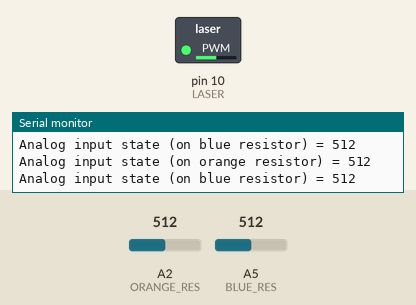
The sketch below on a simulated Arduino Uno, built with avr-gcc and run on an emulated ATmega328P. On the bench: switched loads named in the sketch (green lamp = pin HIGH), the last lines printed to the serial monitor. Inputs (shaded band) come from the test bench; at power-on: A5 (BLUE_RES) = 512, A2 (ORANGE_RES) = 512.

Above: at 1.2 s.
1.3 s: A5 (BLUE_RES) set to 109
At 2.5 s:
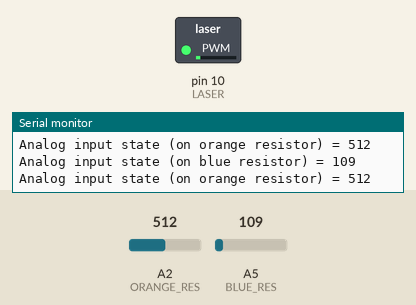
2.8 s: A5 (BLUE_RES) set to 91
At 3.7 s:
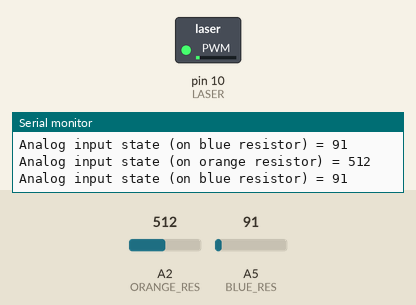
5.8 s: A5 (BLUE_RES) set to 716
At 7.0 s:
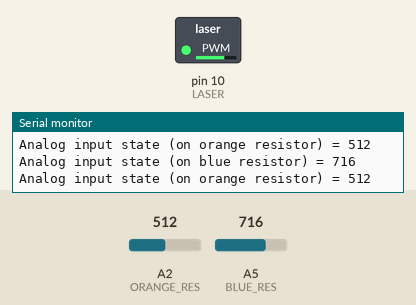
7.3 s: A5 (BLUE_RES) set to 991
At 8.2 s:
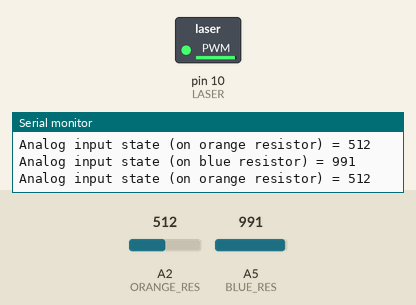
8.8 s: A5 (BLUE_RES) set to 1010
At 9.3 s:
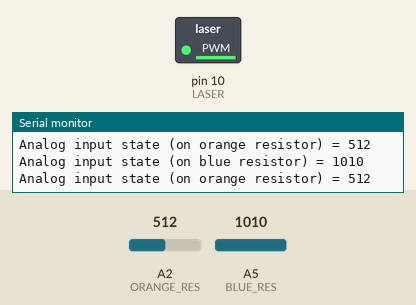
11.8 s: A2 (ORANGE_RES) set to 669
14.8 s: A2 (ORANGE_RES) set to 680
Timing chart, 0 to 17.8 s (numbered marks = the images above; inputs shaded):
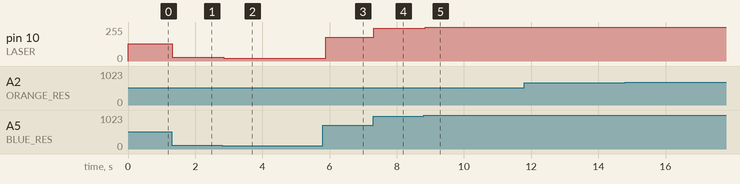

The sketch:

PWM_ControlledVer.ino
```cpp
// !!! https://arduino.ru/Reference/AnalogWrite
// https://arduino-tex.ru/news/33/ky-008-lazernyi-modul-podklyuchenie-k-arduino.html
// https://xn--18-6kcdusowgbt1a4b.xn--p1ai/%D0%BB%D0%B0%D0%B7%D0%B5%D1%80%D0%BD%D1%8B%D0%B9-%D0%BC%D0%BE%D0%B4%D1%83%D0%BB%D1%8C-%D0%B0%D1%80%D0%B4%D1%83%D0%B8%D0%BD%D0%BE/

// Порт для включения лазерного светодиода можно менять
// !!! но только на аналоговый выход с поддержкой ШИМ     // другие порты горят статично (на ЛД высокий(5В) и низкий(0В) уровни только)

// Уменьшая задержку (DELAY_LD) и аналоговый итератор (ANALOG_ITERATOR) будет мигать быстрее, вплоть до неотличимого мигания

// Выдает аналоговую величину (ШИМ волну) на порт вход/выхода.
// Функция может быть полезна для управления яркостью подключенного светодиода или скоростью электродвигателя.
// После вызова analogWrite() на выходе будет генерироваться постоянная прямоугольная волна с заданной шириной импульса до следующего вызова analogWrite
// (или вызова digitalWrite или digitalRead на том же порту вход/выхода). Частота ШИМ сигнала приблизительно 490 Hz.

//#define DELAY_LD          10  // управление скоростью включения/выключения
//#define ANALOG_ITERATOR   255 // 0...255

#define LASER             10  // Порт к которому подключен лазерный диод
#define BLUE_RES          A5  // Порт к которому подключен синий потенциометр
#define ORANGE_RES        A2  // Порт к которому подключен оранжевый потенциометр

void setup()
{
  Serial.begin(9600);           // открыть терминал для отслеживания значения на аналоговом входе (CTRL + SHIFT + M) - *МониторПорта
  pinMode(LASER, OUTPUT);       // инициализируем Pin 10 как выход
  pinMode(BLUE_RES, INPUT);     // инициализируем Pin A5 как вход
  pinMode(ORANGE_RES, INPUT);   // инициализируем Pin A2 как вход
}

void loop()
{
  analogWrite(LASER, (analogRead(BLUE_RES))/4);
  delay((analogRead(ORANGE_RES))/10);

  Serial.print("Analog input state (on blue resistor) = " );
  Serial.println(analogRead(BLUE_RES));
//  delay(1000);
  Serial.print("Analog input state (on orange resistor) = " );
  Serial.println(analogRead(ORANGE_RES));
//  delay(1000);
}
```

Measured:
- after the input at 1.3 s, pin 10 (LASER): 128/255 → 27/255 at once
- after the input at 2.8 s, pin 10 (LASER): 27/255 → 22/255 after 0.05 s
- after the input at 5.8 s, pin 10 (LASER): 22/255 → 179/255 after 0.08 s
- after the input at 7.3 s, pin 10 (LASER): 179/255 → 247/255 at once
- after the input at 8.8 s, pin 10 (LASER): 247/255 → 252/255 after 0.05 s
